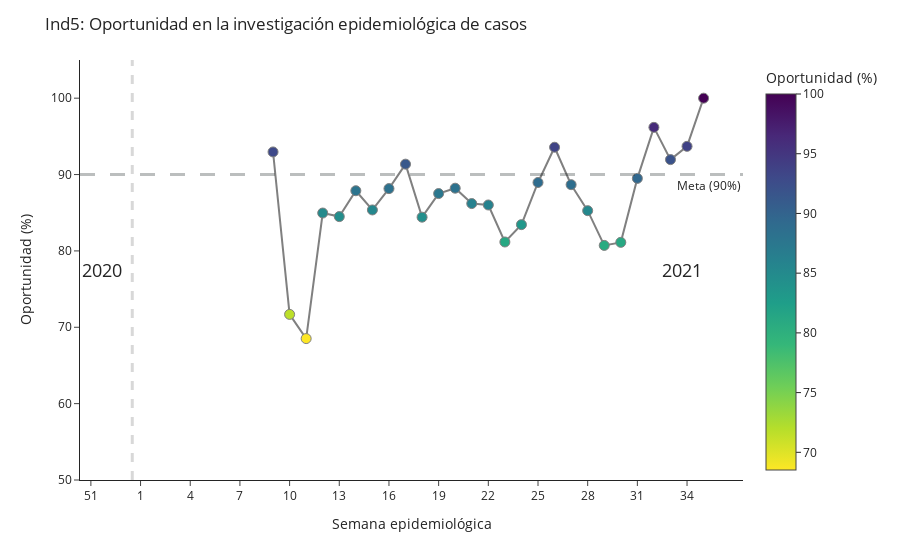

The notebook cell this image was saved under:
### Code cell
px.scatter(df_ind5_perc.reset_index().merge(data_aysen_clean_21[['fecha_notificacion','semana_epidemiologica_21']], 
                   left_on='fecha_cumple_requisitos',
                   right_on='fecha_notificacion',
                   how='left').groupby('semana_epidemiologica_21').mean().reset_index(),
        x= 'semana_epidemiologica_21',
        y= 'n_folio',
        #trendline='rolling',
        #trendline_options=dict(window=5),
        color='n_folio',
        color_continuous_scale=px.colors.sequential.Viridis_r,
        labels={'n_folio':'Oportunidad (%)'},
        ).update_layout(title= 'Ind5: Oportunidad en la investigación epidemiológica de casos',
                       yaxis_title='Oportunidad (%)',
                       xaxis_title='Semana epidemiológica',
                       yaxis_range= [50,105],
                       template='simple_white',
                       xaxis=dict(tickmode = 'array',
                                  tickvals = list(range(12,88,3)),
                                  ticktext = list(list(range(12,54,3))+list(range(1,88,3))),
                                 ),
                    ).add_vline(x=53.5, line_width=3, line_dash='dash', line_color='gray'
                              ).add_hline(y=90,
                                            line_width=3, 
                                            line_dash='longdash', 
                                            line_color='#222A2A',
                                            annotation_text='Meta (90%)',
                                            annotation_position='bottom right'
                                # ).add_hline(y=mean_ind5, 
                                 #            line_width=3, 
                                  #           line_dash='longdash', 
                                   #          line_color='#0D2A63',
                                    #         annotation_text= 'Promedio ('+str(round(mean_ind5, 2))+'%)',
                                     #        annotation_position='bottom right'
                                     ).add_vrect(x0='51', x1='53', 
                                           annotation_text='2020', 
                                           annotation_position='inside right',
                                           annotation=dict(font_size=18, 
                                                           font_family="'Open Sans', verdana, arial, sans-serif"),
                                                           opacity=0, 
                                                           line_width=0
                                          ).add_vrect(x0='84', x1='88', 
                                           annotation_text='2021', 
                                           annotation_position='inside right',
                                           annotation=dict(font_size=18, 
                                                           font_family="'Open Sans', verdana, arial, sans-serif"),
                                                           opacity=0, 
                                                           line_width=0
                                                     ).update_traces(mode='lines+markers', 
                                                                     line_color='grey',
                                                                     marker_line_width=1, 
                                                                     marker_size=10)

### Figure 1 — Plotly figure (JSON) as saved in the notebook; plotly's stock layout.template omitted (floating-point values rounded to 4 significant figures)
{"data": [{"hovertemplate": "semana_epidemiologica_21=%{x}<br>Oportunidad (%)=%{marker.color}<extra></extra>", "legendgroup": "", "line": {"color": "grey"}, "marker": {"color": [92.96, 71.69, 68.52, 84.96, 84.49, 87.88, 85.36, 88.16, 91.36, 84.42, 87.51, 88.21, 86.2, 86.01, 81.17, 83.44, 88.96, 93.58, 88.67, 85.27, 80.72, 81.12, 89.5, 96.18, 91.96, 93.69, 100], "coloraxis": "coloraxis", "line": {"width": 1}, "size": 10, "symbol": "circle"}, "mode": "lines+markers", "name": "", "orientation": "v", "showlegend": false, "type": "scatter", "x": [62, 63, 64, 65, 66, 67, 68, 69, 70, 71, 72, 73, 74, 75, 76, 77, 78, 79, 80, 81, 82, 83, 84, 85, 86, 87, 88], "xaxis": "x", "y": [92.96, 71.69, 68.52, 84.96, 84.49, 87.88, 85.36, 88.16, 91.36, 84.42, 87.51, 88.21, 86.2, 86.01, 81.17, 83.44, 88.96, 93.58, 88.67, 85.27, 80.72, 81.12, 89.5, 96.18, 91.96, 93.69, 100], "yaxis": "y"}], "layout": {"annotations": [{"showarrow": false, "text": "Meta (90%)", "x": 1, "xanchor": "right", "xref": "x domain", "y": 90, "yanchor": "top", "yref": "y"}, {"font": {"family": "'Open Sans', verdana, arial, sans-serif", "size": 18}, "showarrow": false, "text": "2020", "x": "53", "xanchor": "right", "xref": "x", "y": 0.5, "yanchor": "middle", "yref": "y domain"}, {"font": {"family": "'Open Sans', verdana, arial, sans-serif", "size": 18}, "showarrow": false, "text": "2021", "x": "88", "xanchor": "right", "xref": "x", "y": 0.5, "yanchor": "middle", "yref": "y domain"}], "coloraxis": {"colorbar": {"title": {"text": "Oportunidad (%)"}}, "colorscale": [[0, "#fde725"], [0.1111, "#b5de2b"], [0.2222, "#6ece58"], [0.3333, "#35b779"], [0.4444, "#1f9e89"], [0.5556, "#26828e"], [0.6667, "#31688e"], [0.7778, "#3e4989"], [0.8889, "#482878"], [1, "#440154"]]}, "legend": {"tracegroupgap": 0}, "margin": {"t": 60}, "shapes": [{"line": {"color": "gray", "dash": "dash", "width": 3}, "type": "line", "x0": 53.5, "x1": 53.5, "xref": "x", "y0": 0, "y1": 1, "yref": "y domain"}, {"line": {"color": "#222A2A", "dash": "longdash", "width": 3}, "type": "line", "x0": 0, "x1": 1, "xref": "x domain", "y0": 90, "y1": 90, "yref": "y"}, {"line": {"width": 0}, "opacity": 0, "type": "rect", "x0": "51", "x1": "53", "xref": "x", "y0": 0, "y1": 1, "yref": "y domain"}, {"line": {"width": 0}, "opacity": 0, "type": "rect", "x0": "84", "x1": "88", "xref": "x", "y0": 0, "y1": 1, "yref": "y domain"}], "title": {"text": "Ind5: Oportunidad en la investigación epidemiológica de casos"}, "xaxis": {"anchor": "y", "domain": [0, 1], "tickmode": "array", "ticktext": [12, 15, 18, 21, 24, 27, 30, 33, 36, 39, 42, 45, 48, 51, 1, 4, 7, 10, 13, 16, 19, 22, 25, 28, 31, 34, 37, 40, 43, 46, 49, 52, 55, 58, 61, 64, 67, 70, 73, 76, 79, 82, 85], "tickvals": [12, 15, 18, 21, 24, 27, 30, 33, 36, 39, 42, 45, 48, 51, 54, 57, 60, 63, 66, 69, 72, 75, 78, 81, 84, 87], "title": {"text": "Semana epidemiológica"}}, "yaxis": {"anchor": "x", "domain": [0, 1], "range": [50, 105], "title": {"text": "Oportunidad (%)"}}}}
